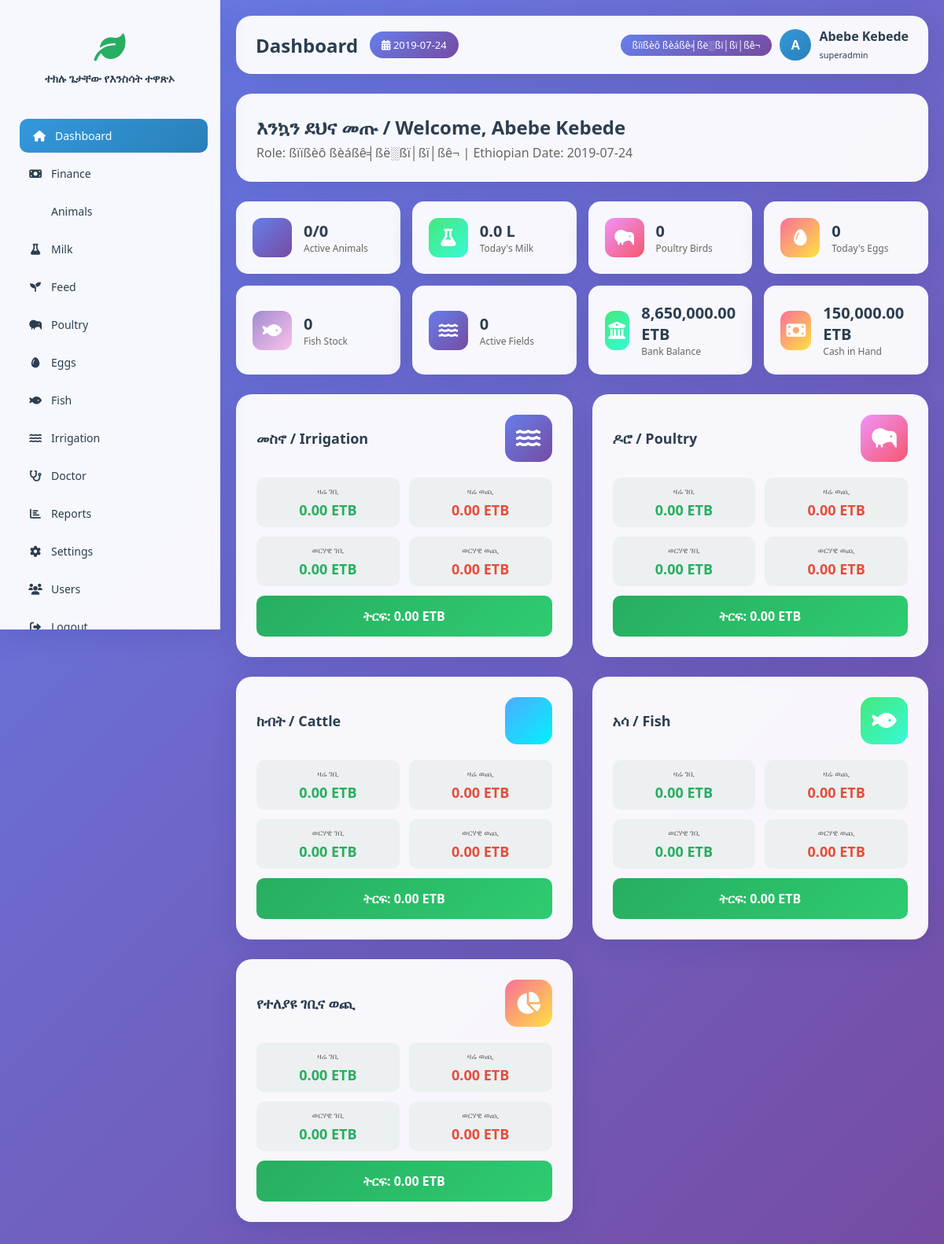
Page /DASHBOARD.PHP (signed in) on the committed database.
### tables this page shows
CREATE TABLE `roles` (
  `id` int(11) NOT NULL AUTO_INCREMENT,
  `role_name` varchar(50) NOT NULL,
  `role_name_am` varchar(100) DEFAULT NULL COMMENT 'Role name in Amharic',
  `role_name_or` varchar(100) DEFAULT NULL COMMENT 'Role name in Afaan Oromo',
  `permissions` longtext NOT NULL CHECK (json_valid(`permissions`)),
  `created_at` timestamp NOT NULL DEFAULT current_timestamp(),
  `updated_at` timestamp NOT NULL DEFAULT current_timestamp() ON UPDATE current_timestamp(),
  PRIMARY KEY (`id`),
  UNIQUE KEY `role_name` (`role_name`)
);

CREATE TABLE `cash_register` (
  `id` int(11) NOT NULL AUTO_INCREMENT,
  `current_balance` decimal(15,2) DEFAULT 0.00,
  `last_transaction_id` int(11) DEFAULT NULL,
  `last_updated` timestamp NOT NULL DEFAULT current_timestamp() ON UPDATE current_timestamp(),
  `updated_by` int(11) DEFAULT NULL,
  PRIMARY KEY (`id`),
  KEY `updated_by` (`updated_by`),
  CONSTRAINT `cash_register_ibfk_1` FOREIGN KEY (`updated_by`) REFERENCES `users` (`id`)
);

### dashboard.php (the view, shortened to what the rows shown need)
<?php
require_once 'INCLUDES/AUTH.PHP';
$role_id = $_SESSION['role_id'];
$lang = getUserLanguage();
$ethiopian_date = getCurrentEthiopianDate();
$quickStats = [];
if (checkPermission('livestock')) {
    $sql = "SELECT COUNT(*) as total, SUM(CASE WHEN status='active' THEN 1 ELSE 0 END) as active FROM animals";
    $stmt = $db->query($sql);
    $quickStats['animals'] = $stmt->fetch(PDO::FETCH_ASSOC);
    $sql = "SELECT COALESCE(SUM(total_milk), 0) as total FROM milk_records WHERE record_date = CURDATE()";
    $stmt = $db->query($sql);
    $quickStats['milk'] = $stmt->fetch(PDO::FETCH_ASSOC);
}
if (checkPermission('poultry')) {
    $sql = "SELECT COALESCE(SUM(current_count), 0) as total FROM poultry_batches WHERE status = 'active'";
    $stmt = $db->query($sql);
    $quickStats['poultry'] = $stmt->fetch(PDO::FETCH_ASSOC);
    $sql = "SELECT COALESCE(SUM(good_eggs), 0) as total FROM egg_production WHERE collection_date = CURDATE()";
    $stmt = $db->query($sql);
    $quickStats['eggs'] = $stmt->fetch(PDO::FETCH_ASSOC);
}
if (checkPermission('fish')) {
    $sql = "SELECT COALESCE(SUM(current_count), 0) as total FROM fish_ponds WHERE status = 'active'";
    $stmt = $db->query($sql);
    $quickStats['fish'] = $stmt->fetch(PDO::FETCH_ASSOC);
}
if (checkPermission('irrigation')) {
    $sql = "SELECT COUNT(*) as total FROM irrigation_fields WHERE status NOT IN ('fallow', 'harvested')";
    $stmt = $db->query($sql);
    $quickStats['fields'] = $stmt->fetch(PDO::FETCH_ASSOC);
}
if (checkPermission('finance') || $role_id <= 3) {
    $sql = "SELECT COALESCE(SUM(balance), 0) as total FROM bank_accounts WHERE is_active = 1";
    $stmt = $db->query($sql);
    $quickStats['bank'] = $stmt->fetch(PDO::FETCH_ASSOC);
    $sql = "SELECT current_balance FROM cash_register LIMIT 1";
    $stmt = $db->query($sql);
    $quickStats['cash'] = $stmt->fetch(PDO::FETCH_ASSOC);
}
$sql = "SELECT role_name, role_name_am FROM roles WHERE id = :rid";
$stmt = $db->prepare($sql);
$stmt->execute([':rid' => $role_id]);
$roleInfo = $stmt->fetch(PDO::FETCH_ASSOC);
?>
<!DOCTYPE html>
<html lang="<?php echo $lang; ?>">
<head>
    <link rel="stylesheet" href="https://cdnjs.cloudflare.com/ajax/libs/font-awesome/6.0.0/css/all.min.css">
</head>
<body>
    <div class="app-container">
        <aside class="sidebar" id="sidebar">
            <div class="sidebar-logo">
                <h2><?php echo APP_NAME; ?></h2>
            </div>
        </aside>
        <main class="main-content">
            <div class="top-bar">
                <div class="top-bar-left">
                    <h2>Dashboard</h2>
                </div>
                <div class="user-info">
                    <span class="role-badge"><?php echo htmlspecialchars($roleInfo['role_name_am'] ?? $roleInfo['role_name']); ?></span>
                    <div class="user-avatar"><?php echo substr($_SESSION['full_name'], 0, 1); ?></div>
                    <div>
                        <strong><?php echo $_SESSION['full_name']; ?></strong>
                        <br><small style="font-size:11px;"><?php echo $_SESSION['username']; ?></small>
                    </div>
                </div>
            </div>
            <div class="welcome-text">
                <h2>እንኳን ደህና መጡ / Welcome, <?php echo $_SESSION['full_name']; ?></h2>
                <p>Role: <?php echo htmlspecialchars($roleInfo['role_name_am'] ?? $roleInfo['role_name']); ?> | Ethiopian Date: <?php echo $ethiopian_date; ?></p>
            </div>
            <div class="quick-stats">
                <?php if(isset($quickStats['cash'])): ?>
                <div class="stat-card">
                    <div class="stat-icon red"><i class="fas fa-money-bill"></i></div>
                    <div class="stat-info">
                        <h4><?php echo formatCurrency($quickStats['cash']['current_balance'] ?? 0); ?></h4>
                        <p>Cash in Hand</p>
                    </div>
                </div>
                <?php endif; ?>
            </div>
        </main>
    </div>
</body>
</html>

### rows in the picture
roles: role_name_am "ßïïßèô ßèáßê╡ßë░ßï│ßï│ßê¬"
cash_register: current_balance "150,000.00 ETB"

### other values in the picture
APP_NAME "ተክሉ ጌታቸው የእንስሳት ተዋጽኦ"
$ethiopian_date "2019-07-24"
substr($_SESSION['full_name'], 0, 1) "A"
$_SESSION['full_name'] "Abebe Kebede"
$_SESSION['username'] "superadmin"
$quickStats['animals']['active'] "0"
$quickStats['animals']['total'] "0"
$quickStats['milk']['total'] "0.0"
$quickStats['poultry']['total'] "0"
$quickStats['eggs']['total'] "0"
$quickStats['fish']['total'] "0"
$quickStats['fields']['total'] "0"
formatCurrency($quickStats['bank']['total'] ?? 0) "8,650,000.00 ETB"
formatCurrency($stats['irrigation']['today_income'] ?? 0) "0.00 ETB"
formatCurrency($stats['irrigation']['today_expense'] ?? 0) "0.00 ETB"
